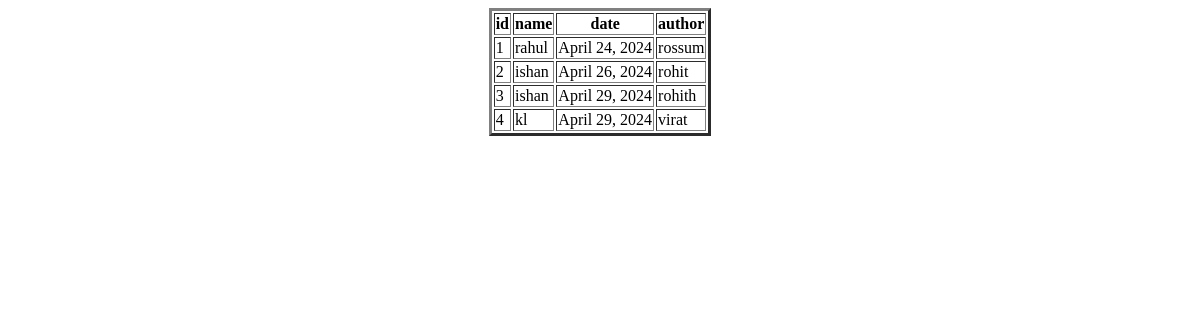
Before: /display_accessrecord/ with the older database file.
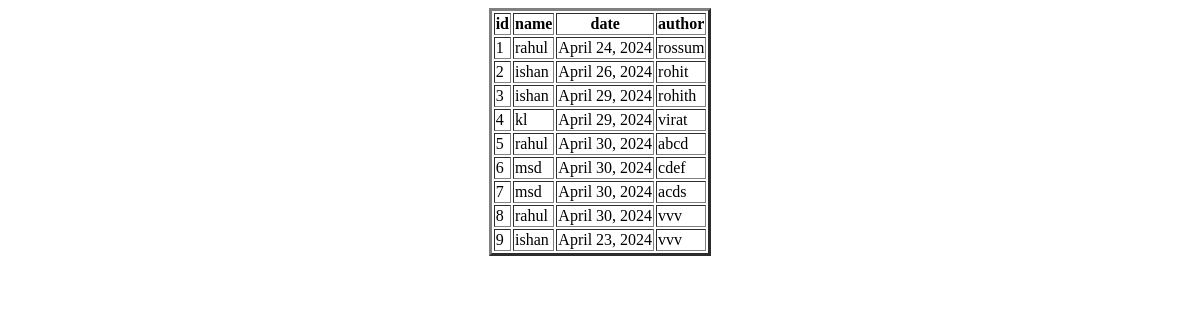
After: the same page with the newer database file.
### app/models.py (models this page shows, shortened)
class AcessRecord(models.Model):
    name=models.ForeignKey(Webpage,on_delete=models.CASCADE)
    date=models.DateField()
    author=models.CharField(max_length=100)

class Webpage(models.Model):
    topic_name=models.ForeignKey(Topic,on_delete=models.CASCADE)
    name=models.CharField(max_length=100)
    url=models.URLField()
    def __str__(self):
        return self.name

### app/views.py (the view)
# urls.py: path('display_accessrecord/',display_accessrecord,name='display_accessrecord'),
def display_accessrecord(request):
    QLAO=AcessRecord.objects.all()
    d={'QLAO':QLAO}
    return render(request,'display_accessrecord.html',d)

### templates/display_accessrecord.html (shortened to what this page needs)
<!DOCTYPE html>
<html lang="en">
<head>
</head>
<body>
    <center>
        <table border="3px">
            <tr>
                <th>id</th>
                <th>name</th>
                <th>date</th>
                <th>author</th>
            </tr>
            {% for ao in QLAO %}
            <tr>
                <td>{{ao.id}}</td>
                <td>{{ao.name}}</td>
                <td>{{ao.date}}</td>
                <td>{{ao.author}}</td>
            </tr>
            {% endfor %}
        </table>
    </center>
</body>
</html>

Changed rows visible on the page:
added AcessRecord: id "5", name "rahul", date "April 30, 2024", author "abcd"
added AcessRecord: id "6", name "msd", date "April 30, 2024", author "cdef"
added AcessRecord: id "7", name "msd", date "April 30, 2024", author "acds"
added AcessRecord: id "8", name "rahul", date "April 30, 2024", author "vvv"
added AcessRecord: id "9", name "ishan", date "April 23, 2024", author "vvv"
